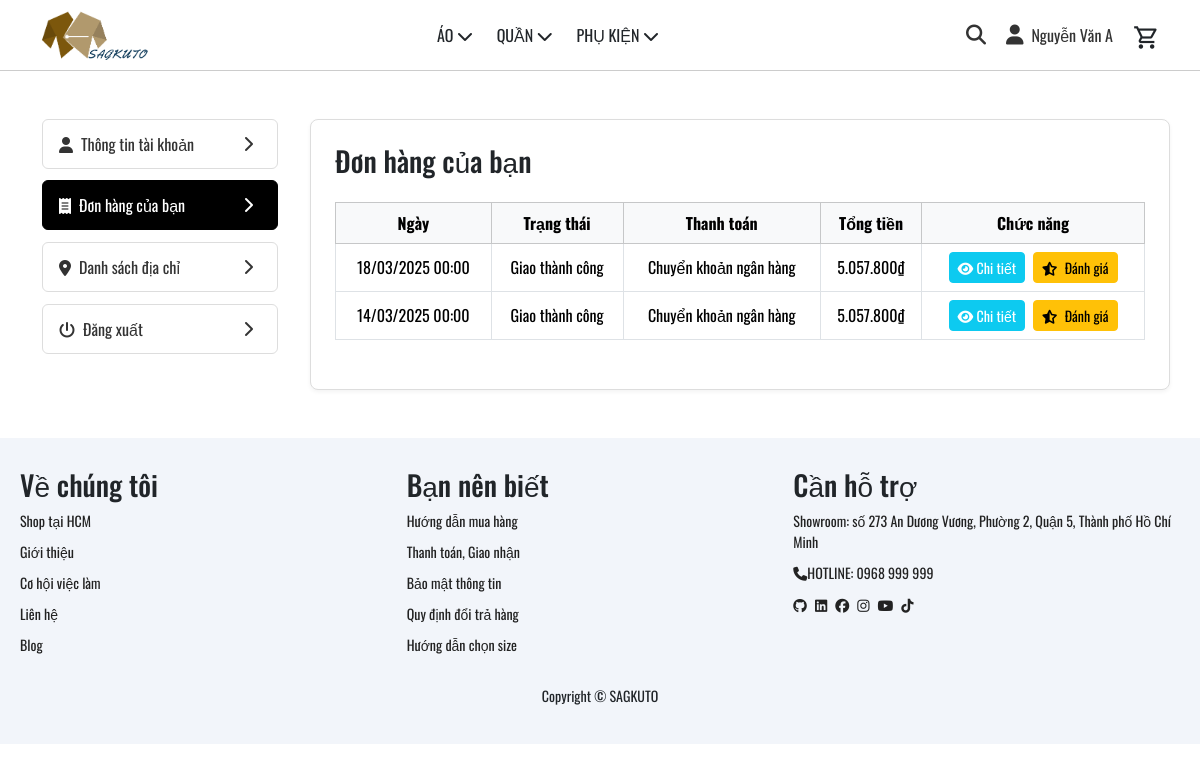
The page /index.php?page=donhang (signed in) on the database its author committed.
### tables this page shows
CREATE TABLE `users` (
  `user_id` int(11) NOT NULL,
  `name` varchar(100) NOT NULL,
  `password` varchar(255) NOT NULL,
  `email` varchar(100) DEFAULT NULL,
  `phone` varchar(20) DEFAULT NULL,
  `role_id` int(11) DEFAULT NULL,
  `status` tinyint(4) DEFAULT 1,
  `otp` varchar(6) DEFAULT NULL,
  `otp_expired_at` datetime DEFAULT NULL
);

CREATE TABLE `orders` (
  `order_id` int(11) NOT NULL,
  `user_id` int(11) DEFAULT NULL,
  `status` enum('Chờ xác nhận','Đã thanh toán, chờ giao hàng','Đang giao hàng','Giao thành công','Đã huỷ') DEFAULT 'Chờ xác nhận',
  `total_price` decimal(12,2) DEFAULT NULL,
  `shipping_address` varchar(255) DEFAULT NULL,
  `note` text DEFAULT NULL,
  `created_at` datetime DEFAULT current_timestamp(),
  `payment_method_id` int(11) DEFAULT NULL,
  `staff_id` int(11) DEFAULT NULL
);

CREATE TABLE `payment_method` (
  `payment_method_id` int(11) NOT NULL,
  `name` varchar(100) NOT NULL,
  `is_deleted` tinyint(1) NOT NULL DEFAULT 0
);

### database/DBConnection.php (called while the page is built, shortened)
<?php
class DBConnect
{
    private static $instance = null;
    private $pdo;
    private $host = 'localhost';
    private $dbname = 'db_web_quanao';
    private $username = 'root';
    private $password = '';
    private function __construct()
    {
        try {
            $this->pdo = new PDO(
                "mysql:host={$this->host};dbname={$this->dbname};charset=utf8",
                $this->username,
                $this->password
            );
            $this->pdo->setAttribute(PDO::ATTR_ERRMODE, PDO::ERRMODE_EXCEPTION);
            $this->pdo->setAttribute(PDO::ATTR_DEFAULT_FETCH_MODE, PDO::FETCH_ASSOC);
        } catch (PDOException $e) {
            die("Kết nối thất bại: " . $e->getMessage());
        }
    }
    public static function getInstance()
    {
        if (self::$instance === null) {
            self::$instance = new DBConnect();
        }
        return self::$instance;
    }
    public function select($sql, $params = [])
    {
        $stmt = $this->pdo->prepare($sql);
        $stmt->execute($params);
        return $stmt->fetchAll();
    }
    public function selectOne($sql, $params = [])
    {
        $stmt = $this->pdo->prepare($sql);
        $stmt->execute($params);
        return $stmt->fetch();
    }
}

### layout/partials/order_section.php (the view, shortened to what this page needs)
<?php
require_once __DIR__ . '/../../database/DBConnection.php';
$pdo     = DBConnect::getInstance()->getConnection();
$user_id = $_SESSION['user_id'] ?? null;
$perPage    = 5;
$page_order = max(1, intval($_GET['page_order'] ?? 1));
$offset     = ($page_order - 1) * $perPage;
$stmt = $pdo->prepare("
  SELECT o.order_id,o.created_at,o.status,o.total_price,pm.name AS payment_method
  FROM orders o
  LEFT JOIN payment_method pm
    ON o.payment_method_id = pm.payment_method_id
  WHERE o.user_id = :uid
  ORDER BY o.created_at DESC
  LIMIT :limit OFFSET :offset
");
$stmt->bindValue(':uid',    $user_id, PDO::PARAM_INT);
$stmt->bindValue(':limit',  $perPage,  PDO::PARAM_INT);
$stmt->bindValue(':offset', $offset,   PDO::PARAM_INT);
$stmt->execute();
$orders = $stmt->fetchAll(PDO::FETCH_ASSOC);
?>
<h3 class="mb-4">Đơn hàng của bạn</h3>
<?php if (empty($orders)): ?>
    <p>Bạn chưa có đơn hàng nào.</p>
<?php else: ?>
    <table class="table table-bordered align-middle text-center">
        <thead class="table-light">
            <tr>
                <th>Ngày</th>
                <th>Trạng thái</th>
                <th>Thanh toán</th>
                <th>Tổng tiền</th>
                <th>Chức năng</th>
            </tr>
        </thead>
        <tbody>
            <?php foreach ($orders as $o): ?>
                <tr>
                    <td><?= date('d/m/Y H:i', strtotime($o['created_at'])) ?></td>
                    <td><?= htmlspecialchars($o['status']) ?></td>
                    <td><?= htmlspecialchars($o['payment_method']) ?></td>
                    <td><?= number_format($o['total_price'], 0, ',', '.') ?>₫</td>
                    <td>
                        <button
                            class="btn btn-sm btn-info text-white"
                            data-bs-toggle="modal"
                            data-bs-target="#orderDetailModal"
                            data-order-id="<?= $o['order_id'] ?>">
                            <i class="fa-solid fa-eye"></i> Chi tiết
                        </button>
                        <?php if ($o['status'] === 'Giao thành công'): ?>
                            <a href="/layout/danhgia.php?order_id=<?= $o['order_id'] ?>" class="btn btn-sm btn-warning ms-1">
                                <i class="fa-solid fa-star-half-stroke me-1"></i> Đánh giá
                            </a>
                        <?php endif; ?>
                    </td>
                </tr>
            <?php endforeach; ?>
        </tbody>
    </table>
<?php endif; ?>

### layout/header.php (shortened to what this page needs)
<?php
require_once __DIR__ . '/../database/DBConnection.php';
$db = DBConnect::getInstance();
$categories = $db->select('SELECT * FROM categories', []);
$menu = [
	['label' => 'ÁO',        'subs' => []],
	['label' => 'QUẦN',      'subs' => []],
	['label' => 'PHỤ KIỆN',  'subs' => []],
];
foreach ($categories as $cat) {
	$nameLower = mb_strtolower($cat['name'], 'UTF-8');
	$item = [
		'id'    => $cat['category_id'],
		'label' => $cat['name'],
	];
	if (strpos($nameLower, 'áo') !== false) {
		$menu[0]['subs'][] = $item;
	} elseif (strpos($nameLower, 'quần') !== false) {
		$menu[1]['subs'][] = $item;
	} elseif (strpos($nameLower, 'phụ kiện') !== false) {
		$menu[2]['subs'][] = $item;
	}
}
$user = null;
if (!empty($_SESSION['user_id'])) {
    $user = $db->selectOne(
        'SELECT user_id, name, role_id FROM users WHERE user_id = ?',
        [$_SESSION['user_id']]
    );
}
?>
<link rel="stylesheet" href="../assets/css/basic_search.css">
<header class="header">
	<div class="logo_header">
		<a href="/index.php">
			<img src="/assets/img/logo_favicon/logo.png" alt="SAGKUTO Logo">
		</a>
	</div>
	<nav class="menu_header">
		<ul class="mb-0">
			<?php foreach ($menu as $item): ?>
				<li>
					<span class="menu-title">
						<?= htmlspecialchars($item['label'], ENT_QUOTES) ?>
						<?php if (!empty($item['subs'])): ?>
							<i class="fa-solid fa-chevron-down"></i>
						<?php endif; ?>
					</span>
				</li>
			<?php endforeach; ?>
		</ul>
	</nav>
	<div class="icon-group">
		<a href="#" class="icon" id="openSearch">
			<i class="fa-solid fa-magnifying-glass"></i>
		</a>
		<?php if ($user): ?>
			<a href="/index.php?page=taikhoan" class="icon account-link">
				<i class="fa-solid fa-user"></i>
				<span><?= htmlspecialchars($user['name'], ENT_QUOTES) ?></span>
			</a>
		<?php endif; ?>
		<div class="position-relative" style="margin-top: 10px;">
			<a href="javascript:void(0);" id="toggle-cart" title="Giỏ hàng" class="text-dark">
				<span class="material-symbols-outlined" style="font-size: 27px;">
				</span>
			</a>
		</div>
	</div>
</header>

### assets/css/header.css (style rules this page uses)
.header { display: flex; justify-content: space-between; align-items: center; padding: 10px 40px; border-bottom: 1px solid #ccc; top: 0; position: sticky; z-index: 9999; background-color: #FFFFFF; position: relative; }
.logo_header img { height: 50px; display: block; }
.menu_header { position: static; display: block; }
.menu_header ul { list-style: none; padding: 0; margin: 0; }
.menu_header ul li { position: relative; display: inline-block; margin-right: 20px; }
.icon-group { display: flex; align-items: center; gap: 20px; font-size: 18px; color: black; position: relative; }
.icon { color: #333; font-size: 20px; text-decoration: none; display: flex; align-items: center; gap: 8px; transition: color 0.2s; }
.icon i { line-height: 1; vertical-align: middle; }
.icon.account-link span { font-size: 16px; line-height: 1; }
.icon.account-link i { font-size: 20px; }

### assets/css/basic_search.css (style rules this page uses)
body *:not(input):not(textarea):not(select) { caret-color: transparent !important; user-select: none !important; }

### rows shown on the page
users: name "Nguyễn Văn A"
orders: created_at "18/03/2025 00:00", status "Giao thành công", payment_method.name "Chuyển khoản ngân hàng", total_price "5.057.800"
orders: created_at "14/03/2025 00:00", status "Giao thành công", payment_method.name "Chuyển khoản ngân hàng", total_price "5.057.800"

### other values the page prints
$item['label'] "ÁO"
$item['label'] "QUẦN"
$item['label'] "PHỤ KIỆN"
